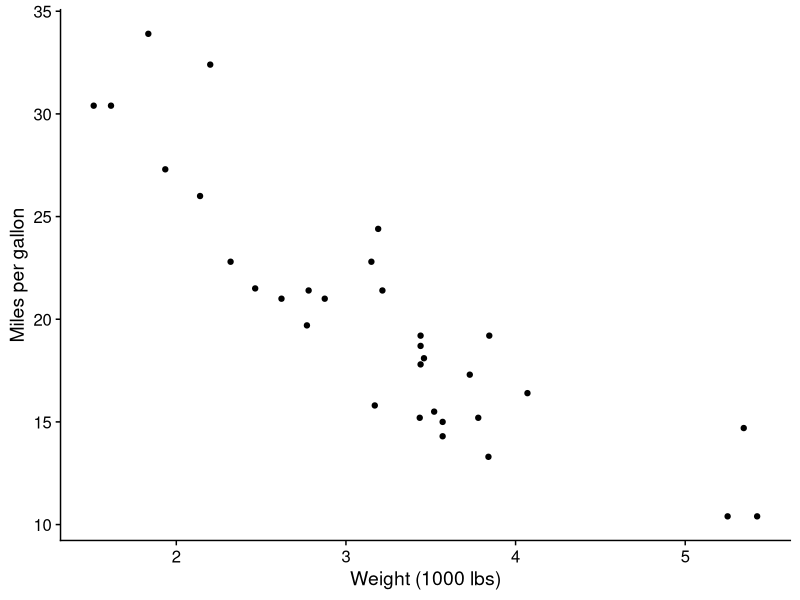

Write the R code that produced this figure. (Note: this script raises an error after producing the figure.)
## ---- chunk 1

# set default chunk options
knitr::opts_chunk$set(fig.width = 4, fig.height = 3, 
                      echo = TRUE, message = FALSE, warning = FALSE)

# load packages
packages=c("MASS", "tidyverse", # Used in assignment 1
           "stargazer", "here", "tidyr", "dplyr","stringr", "janitor", # Used for Mock assignment
           "cowplot", "ggplot2", "tinytex", "datasets", "tibble") # Used for Mock assignment

for (i in packages) {
  if (require(i,character.only=TRUE)==FALSE) {
    install.packages(i,repos='http://cran.us.r-project.org')
  }
  else {
    require(i,character.only=TRUE)
  }
}

# Disable scientific notation if you want
options(scipen=999)

## ---- chunk 2

# Load data

data("mtcars")
raw_data <- mtcars

# Clean data

## Add model names as a column 
## [this is just an example manipulation, I rarely assign rownames to a column]

clean_data <- tibble::rownames_to_column(raw_data, "model")


## ---- chunk 3

# Plot 1

plot_1 <- ggplot(clean_data, aes(y=mpg, x = wt))+
  geom_point()+
  theme_cowplot(14)+
  labs(x = "Weight (1000 lbs)", y = "Miles per gallon")

## ---- chunk 4
plot_1
## ---- chunk 5

model_1 <- lm(mpg ~ wt, data=clean_data)
model_2 <- lm(mpg ~ wt + cyl, data=clean_data)

## ---- chunk 6
stargazer(model_1, model_2, type = "latex", ci=FALSE, no.space = TRUE, 
          header = FALSE, omit = c("Constant"), omit.stat = c("adj.rsq","ser", "f"),
          covariate.labels = c("Weight (1000 lbs)", "Cylinders"), dep.var.labels = c("MPG"),
          dep.var.caption = c(""),
          title = "MPG and vehicle weight", table.placement = "H")

